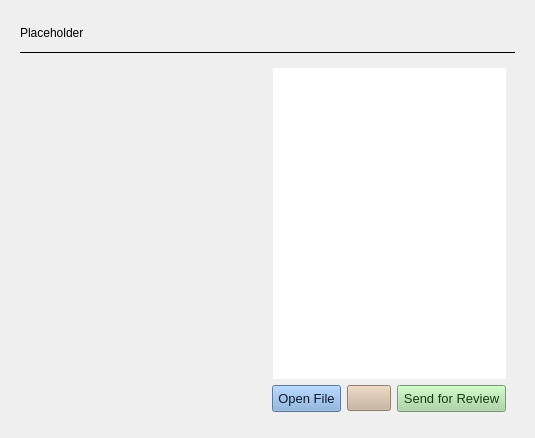
<?xml version="1.0" encoding="UTF-8"?>
<ui version="4.0">
 <class>PreviewDetailsForm</class>
 <widget class="QWidget" name="PreviewDetailsForm">
  <property name="geometry">
   <rect>
    <x>0</x>
    <y>0</y>
    <width>535</width>
    <height>438</height>
   </rect>
  </property>
  <property name="sizePolicy">
   <sizepolicy hsizetype="MinimumExpanding" vsizetype="MinimumExpanding">
    <horstretch>0</horstretch>
    <verstretch>0</verstretch>
   </sizepolicy>
  </property>
  <property name="minimumSize">
   <size>
    <width>510</width>
    <height>225</height>
   </size>
  </property>
  <property name="windowTitle">
   <string>Preview Files Details</string>
  </property>
  <layout class="QVBoxLayout" name="verticalLayout_3">
   <item>
    <widget class="QFrame" name="MainContainer">
     <property name="frameShape">
      <enum>QFrame::Shape::NoFrame</enum>
     </property>
     <property name="frameShadow">
      <enum>QFrame::Shadow::Plain</enum>
     </property>
     <property name="lineWidth">
      <number>0</number>
     </property>
     <layout class="QVBoxLayout" name="verticalLayout_2">
      <property name="spacing">
       <number>6</number>
      </property>
      <property name="bottomMargin">
       <number>6</number>
      </property>
      <item>
       <widget class="QLabel" name="header_label">
        <property name="sizePolicy">
         <sizepolicy hsizetype="Preferred" vsizetype="Fixed">
          <horstretch>0</horstretch>
          <verstretch>0</verstretch>
         </sizepolicy>
        </property>
        <property name="minimumSize">
         <size>
          <width>0</width>
          <height>26</height>
         </size>
        </property>
        <property name="maximumSize">
         <size>
          <width>16777215</width>
          <height>26</height>
         </size>
        </property>
        <property name="text">
         <string>Placeholder</string>
        </property>
       </widget>
      </item>
      <item>
       <widget class="Line" name="header_line">
        <property name="minimumSize">
         <size>
          <width>0</width>
          <height>1</height>
         </size>
        </property>
        <property name="maximumSize">
         <size>
          <width>16777215</width>
          <height>1</height>
         </size>
        </property>
        <property name="frameShadow">
         <enum>QFrame::Shadow::Plain</enum>
        </property>
        <property name="orientation">
         <enum>Qt::Orientation::Horizontal</enum>
        </property>
       </widget>
      </item>
      <item>
       <widget class="QFrame" name="main_frame">
        <layout class="QVBoxLayout" name="main_horizontalLayout">
         <item>
          <layout class="QHBoxLayout" name="horizontalLayout">
           <item>
            <widget class="QFrame" name="preview_frame">
             <property name="sizePolicy">
              <sizepolicy hsizetype="MinimumExpanding" vsizetype="Preferred">
               <horstretch>0</horstretch>
               <verstretch>0</verstretch>
              </sizepolicy>
             </property>
             <property name="minimumSize">
              <size>
               <width>238</width>
               <height>0</height>
              </size>
             </property>
             <property name="frameShape">
              <enum>QFrame::Shape::NoFrame</enum>
             </property>
             <property name="frameShadow">
              <enum>QFrame::Shadow::Plain</enum>
             </property>
             <property name="lineWidth">
              <number>0</number>
             </property>
            </widget>
           </item>
           <item>
            <widget class="QTextEdit" name="details_textEdit">
             <property name="sizePolicy">
              <sizepolicy hsizetype="Preferred" vsizetype="MinimumExpanding">
               <horstretch>0</horstretch>
               <verstretch>0</verstretch>
              </sizepolicy>
             </property>
             <property name="font">
              <font>
               <pointsize>8</pointsize>
              </font>
             </property>
             <property name="mouseTracking">
              <bool>false</bool>
             </property>
             <property name="focusPolicy">
              <enum>Qt::FocusPolicy::NoFocus</enum>
             </property>
             <property name="accessibleName">
              <string>v</string>
             </property>
             <property name="frameShape">
              <enum>QFrame::Shape::NoFrame</enum>
             </property>
             <property name="frameShadow">
              <enum>QFrame::Shadow::Plain</enum>
             </property>
             <property name="verticalScrollBarPolicy">
              <enum>Qt::ScrollBarPolicy::ScrollBarAlwaysOff</enum>
             </property>
             <property name="horizontalScrollBarPolicy">
              <enum>Qt::ScrollBarPolicy::ScrollBarAlwaysOff</enum>
             </property>
             <property name="sizeAdjustPolicy">
              <enum>QAbstractScrollArea::SizeAdjustPolicy::AdjustIgnored</enum>
             </property>
             <property name="undoRedoEnabled">
              <bool>false</bool>
             </property>
             <property name="lineWrapColumnOrWidth">
              <number>0</number>
             </property>
             <property name="readOnly">
              <bool>true</bool>
             </property>
            </widget>
           </item>
          </layout>
         </item>
         <item>
          <layout class="QHBoxLayout" name="button_horizontalLayout">
           <property name="spacing">
            <number>6</number>
           </property>
           <item>
            <spacer name="horizontalSpacer">
             <property name="orientation">
              <enum>Qt::Orientation::Horizontal</enum>
             </property>
             <property name="sizeType">
              <enum>QSizePolicy::Policy::MinimumExpanding</enum>
             </property>
             <property name="sizeHint" stdset="0">
              <size>
               <width>350</width>
               <height>20</height>
              </size>
             </property>
            </spacer>
           </item>
           <item>
            <widget class="QPushButton" name="open_button">
             <property name="sizePolicy">
              <sizepolicy hsizetype="MinimumExpanding" vsizetype="Fixed">
               <horstretch>0</horstretch>
               <verstretch>0</verstretch>
              </sizepolicy>
             </property>
             <property name="font">
              <font>
               <pointsize>10</pointsize>
               <bold>false</bold>
              </font>
             </property>
             <property name="cursor">
              <cursorShape>PointingHandCursor</cursorShape>
             </property>
             <property name="styleSheet">
              <string notr="true">background-color: #7da7d9; color: #0b1936;
                                                            padding: 5px;
                                                        </string>
             </property>
             <property name="text">
              <string>Open File</string>
             </property>
            </widget>
           </item>
           <item>
            <widget class="QPushButton" name="explorer_button">
             <property name="sizePolicy">
              <sizepolicy hsizetype="Fixed" vsizetype="Fixed">
               <horstretch>0</horstretch>
               <verstretch>0</verstretch>
              </sizepolicy>
             </property>
             <property name="cursor">
              <cursorShape>PointingHandCursor</cursorShape>
             </property>
             <property name="styleSheet">
              <string notr="true">background-color: #c7b299; color: #503514;
                                                            padding: 5px;
                                                        </string>
             </property>
             <property name="text">
              <string/>
             </property>
            </widget>
           </item>
           <item>
            <widget class="QPushButton" name="upload_preview_button">
             <property name="sizePolicy">
              <sizepolicy hsizetype="MinimumExpanding" vsizetype="Preferred">
               <horstretch>0</horstretch>
               <verstretch>0</verstretch>
              </sizepolicy>
             </property>
             <property name="font">
              <font>
               <pointsize>10</pointsize>
               <bold>false</bold>
              </font>
             </property>
             <property name="cursor">
              <cursorShape>PointingHandCursor</cursorShape>
             </property>
             <property name="styleSheet">
              <string notr="true">background-color: #a3d39c; color: #173a12;
                                                            padding: 5px;
                                                        </string>
             </property>
             <property name="text">
              <string>Send for Review</string>
             </property>
            </widget>
           </item>
          </layout>
         </item>
        </layout>
       </widget>
      </item>
     </layout>
    </widget>
   </item>
  </layout>
 </widget>
 <resources/>
 <connections/>
</ui>
